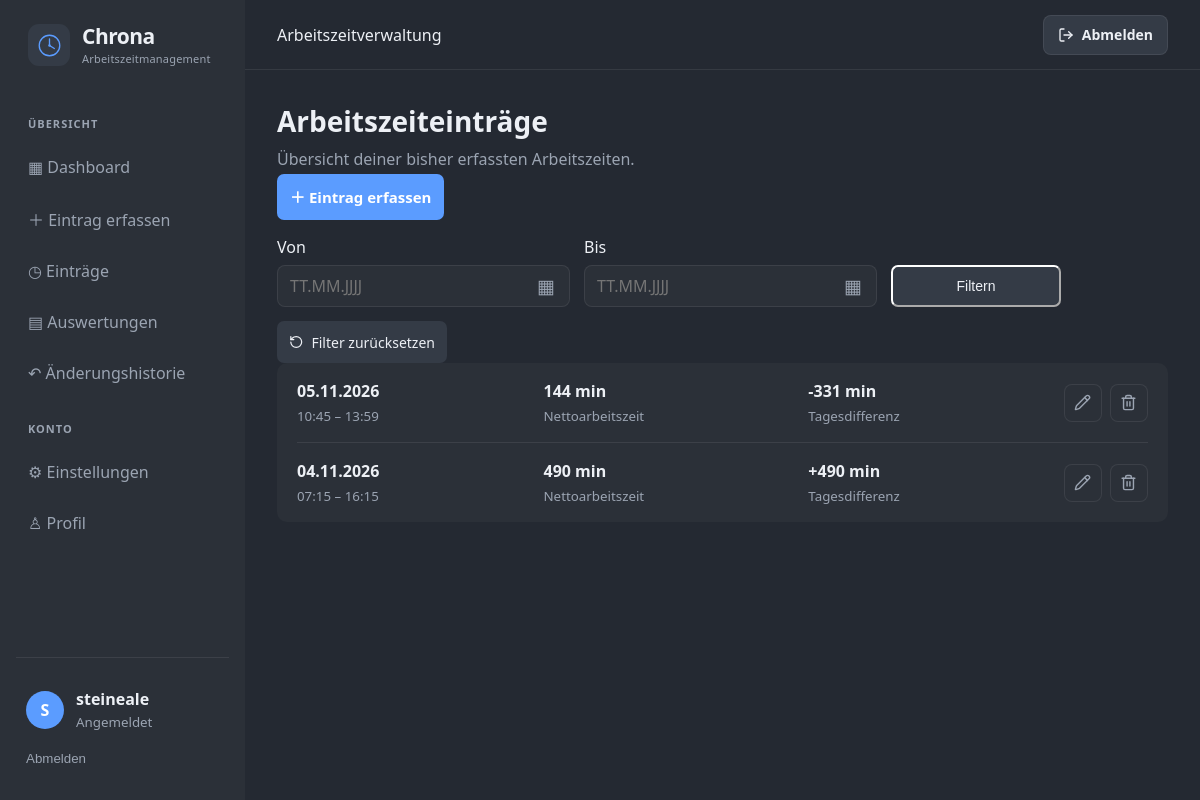
The app's page /eintraege/ (signed in), older data.
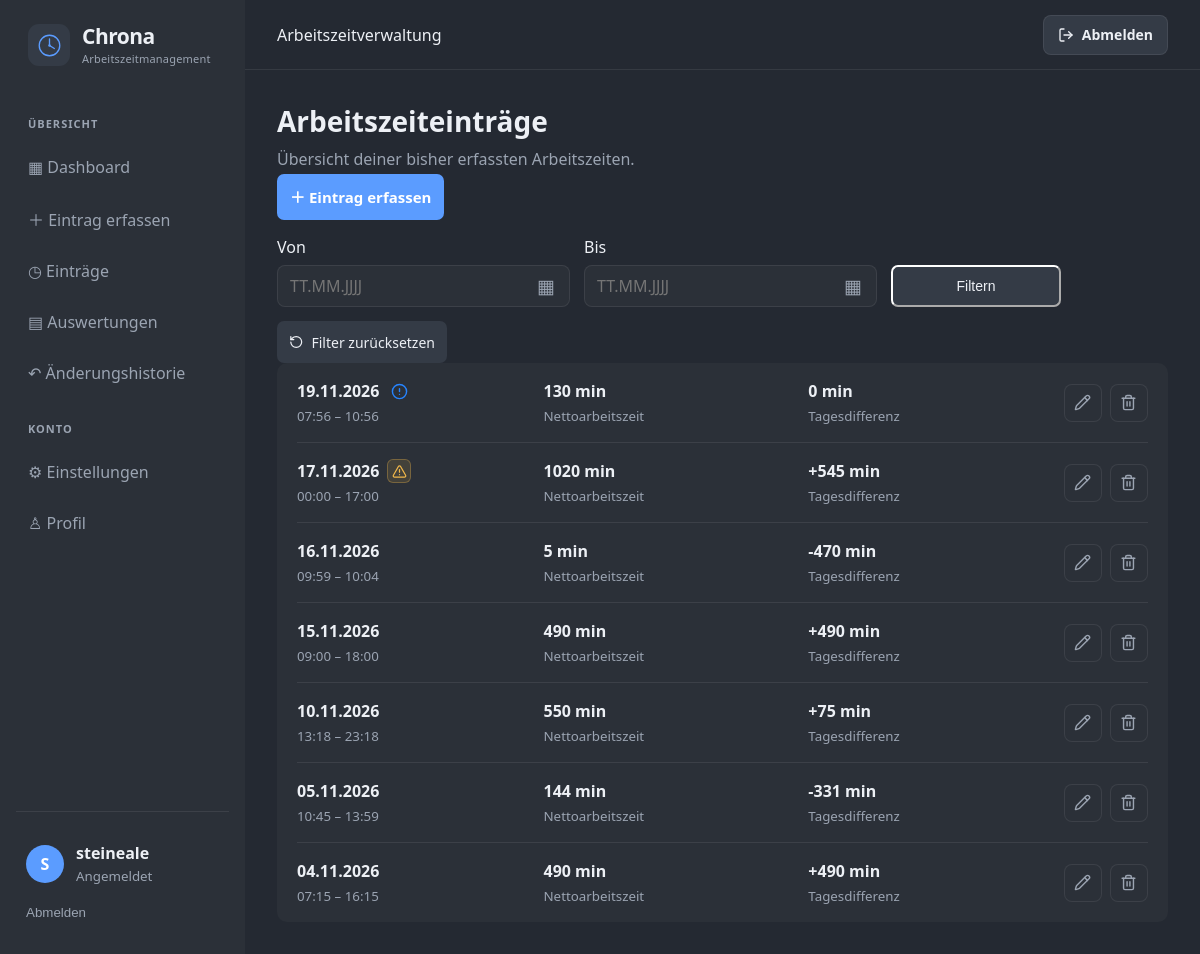
The same page, newer data.
### arbeitszeit/models.py (models this page shows, shortened)
class ArbeitszeitEintrag(models.Model):
    benutzer = models.ForeignKey(
        settings.AUTH_USER_MODEL,
        on_delete=models.CASCADE,
        related_name="arbeitszeit_eintraege",
    )
    datum = models.DateField()
    startzeit = models.TimeField()
    endzeit = models.TimeField()
    fruehstueckspause = models.PositiveIntegerField(default=20)
    mittagspause = models.PositiveIntegerField(default=30)
    arbeitsminuten = models.IntegerField(default=0)
    sollminuten = models.IntegerField(default=0)
    differenzminuten = models.IntegerField(default=0)
    azv = models.BooleanField(default=False)
    notizen = models.TextField(blank=True)
    erstellt_am = models.DateTimeField(auto_now_add=True)
    geaendert_am = models.DateTimeField(auto_now=True)
    class Meta:
        ordering = ["-datum"]
        constraints = [
            UniqueConstraint(
                fields=["benutzer", "datum"],
                name="eintrag_pro_benutzer_und_tag",
            )
        ]

### arbeitszeit/views.py (the view)
# urls.py: path("eintraege/", views.eintraege, name="eintraege"),
@login_required
def eintraege(request):
    queryset = ArbeitszeitEintrag.objects.filter(benutzer=request.user)
    filter_von = request.GET.get("von", "")
    filter_bis = request.GET.get("bis", "")
    if filter_von:
        try:
            queryset = queryset.filter(datum__gte=date.fromisoformat(filter_von))
        except ValueError:
            filter_von = ""
    if filter_bis:
        try:
            queryset = queryset.filter(datum__lte=date.fromisoformat(filter_bis))
        except ValueError:
            filter_bis = ""
    eintraege = list(queryset.order_by("-datum"))
    for eintrag in eintraege:
        eintrag.warnung_lange_arbeitszeit = zeitspanne_ueber_warnungsgrenze(
            eintrag.startzeit,
            eintrag.endzeit,
        )
    return render(
        request,
        "arbeitszeit/eintraege.html",
        {
            "eintraege": eintraege,
            "filter_von": filter_von,
            "filter_bis": filter_bis,
        },
    )

### arbeitszeit/context_processors.py (called while the page is built)
def user_theme(request):
    if request.user.is_authenticated:
        profil = getattr(request.user, "profil", None)
        if profil:
            return {
                "user_theme": profil.theme
            }
    return {
        "user_theme": "Dunkel"
    }

### arbeitszeit/views.py (called while the page is built)
def zeitspanne_ueber_warnungsgrenze(startzeit, endzeit):
    start = datetime.combine(date.min, startzeit)
    ende = datetime.combine(date.min, endzeit)
    return ende - start > WARNUNGS_GRENZE_ARBEITSZEIT

### arbeitszeit/templates/arbeitszeit/eintraege.html (shortened to what this page needs)
{% extends "arbeitszeit/base.html" %}
{% load static %}
{% block content %}
<div class="page-header">
    <div>
        <h1>Arbeitszeiteinträge</h1>
        <p>Übersicht deiner bisher erfassten Arbeitszeiten.</p>
    </div>
    <a href="{% url 'eintrag_erfassen' %}"
       class="primary-button entry-create-button">
        ＋ Eintrag erfassen
    </a>
</div>
<form method="get" class="filter-bar">
    <label for="filter-von">
        Von
        <input
            type="date"
            id="filter-von"
            name="von"
            value="{{ filter_von }}"
        >
    </label>
    <label for="filter-bis">
        Bis
        <input
            type="date"
            id="filter-bis"
            name="bis"
            value="{{ filter_bis }}"
        >
    </label>
    <button class="secondary-button" type="submit">
        Filtern
    </button>
    <a href="{% url 'eintraege' %}" class="secondary-button filter-reset-button">
        <i data-lucide="rotate-ccw"></i>
        Filter zurücksetzen
    </a>
</form>
<div class="entry-list">
    {% for eintrag in eintraege %}
        <article class="entry-row">
            <div class="entry-main">
                <div class="entry-date-line">
                    <strong>{{ eintrag.datum|date:"d.m.Y" }}</strong>
                    {% if eintrag.azv or eintrag.warnung_lange_arbeitszeit %}
                    <span class="entry-indicators">
                    {% if eintrag.azv %}
                        <span
                            class="azv-indicator"
                            role="img"
                            aria-label="AZV: Tagesdifferenz ±0; Zeitkonto bleibt unverändert."
                            title="AZV – Arbeitszeitverkürzung: Die Tagesdifferenz bleibt unabhängig von der Arbeitszeit bei ±0. Das Zeitkonto ändert sich dadurch nicht."
                        >
                            <i data-lucide="circle-alert" aria-hidden="true"></i>
                        </span>
                    {% endif %}
                    {% if eintrag.warnung_lange_arbeitszeit %}
                        <button
                            type="button"
                            class="duration-warning-icon duration-warning-trigger"
                            aria-label="Warnung: Arbeitszeit länger als empfohlen. Optionen öffnen"
                            title="Arbeitszeit länger als empfohlen. Optionen öffnen"
                            data-entry-date="{{ eintrag.datum|date:'d.m.Y' }}"
                            data-edit-url="{% url 'eintrag_bearbeiten' eintrag.id %}"
                            data-delete-url="{% url 'eintrag_loeschen' eintrag.id %}"
                        >
                            <i data-lucide="triangle-alert" aria-hidden="true"></i>
                        </button>
                    {% endif %}
                    </span>
                    {% endif %}
                </div>
                <small>
                    {{ eintrag.startzeit|time:"H:i" }}
                    – {{ eintrag.endzeit|time:"H:i" }}
                </small>
            </div>
            <div class="entry-work">
                <strong>{{ eintrag.arbeitsminuten }} min</strong>
                <small>Nettoarbeitszeit</small>
            </div>
            <div class="entry-balance">
                <strong>
                    {% if eintrag.differenzminuten > 0 %}+{% endif %}{{ eintrag.differenzminuten }} min
                </strong>
                <small>Tagesdifferenz</small>
            </div>
            <div class="entry-actions">
                <a
                    href="{% url 'eintrag_bearbeiten' eintrag.id %}"
                    class="icon-button edit-button"
                    title="Eintrag bearbeiten"
                    aria-label="Eintrag vom {{ eintrag.datum|date:'d.m.Y' }} bearbeiten"
                >
                    <i data-lucide="pencil"></i>
                </a>
                <form
                    method="post"
                    action="{% url 'eintrag_loeschen' eintrag.id %}"
                    onsubmit="return confirm('Diesen Eintrag wirklich löschen?');"
                >
                    <button
                        type="submit"
                        class="icon-button delete-button"
                        title="Eintrag löschen"
                        aria-label="Eintrag vom {{ eintrag.datum|date:'d.m.Y' }} löschen"
                    >
                        <i data-lucide="trash-2"></i>
                    </button>
                </form>
            </div>
        </article>
    {% endfor %}
</div>
{% endblock %}

### arbeitszeit/templates/arbeitszeit/base.html (shortened to what this page needs)
{% load static %}
<!DOCTYPE html>
<html lang="de" data-theme="{{ user_theme|default:'Dunkel' }}">
<head>
    <link rel="stylesheet" href="{% static 'arbeitszeit/style.css' %}">
</head>
<body>
{% if user.is_authenticated %}
<div class="app-layout">
    <aside class="sidebar">
        <a class="sidebar-brand" href="{% url 'dashboard' %}">
            <span class="brand-mark">
                <svg viewBox="0 0 48 48" aria-hidden="true">
                    <circle cx="24" cy="24" r="17"
                            fill="none"
                            stroke="currentColor"
                            stroke-width="2.2"/>
                    <path d="M24 13 V24 L32 29"
                        fill="none"
                        stroke="currentColor"
                        stroke-width="2.2"
                        stroke-linecap="round"
                        stroke-linejoin="round"/>
                    <circle cx="24" cy="24" r="2"
                            fill="currentColor"/>
                </svg>
            </span>
            <span class="brand-copy">
                <span class="brand-name">Chrona</span>
                <span class="brand-subtitle">Arbeitszeitmanagement</span>
            </span>
        </a>
        <nav class="sidebar-nav" id="sidebar-nav" aria-label="Hauptnavigation">
            <span class="nav-label">ÜBERSICHT</span>
            <a href="{% url 'dashboard' %}" class="nav-item">▦ Dashboard</a>
            <a href="{% url 'eintrag_erfassen' %}" class="nav-item">＋ Eintrag erfassen</a>
            <a href="{% url 'eintraege' %}" class="nav-item">◷ Einträge</a>
            <a href="{% url 'auswertungen' %}" class="nav-item">▤ Auswertungen</a>
            <a href="{% url 'historie' %}" class="nav-item">↶ Änderungshistorie</a>
            <span class="nav-label">KONTO</span>
            <a href="{% url 'einstellungen' %}" class="nav-item">⚙ Einstellungen</a>
            <a href="{% url 'profil' %}" class="nav-item">♙ Profil</a>
        </nav>
        <div class="sidebar-footer">
            <div class="user-info">
                <div class="user-avatar">{{ user.username|first|upper }}</div>
                <div><strong>{{ user.username }}</strong><small>Angemeldet</small></div>
            </div>
            <form method="post" action="{% url 'logout' %}">
                <button type="submit" class="logout-button">Abmelden</button>
            </form>
        </div>
    </aside>
    <main class="main-content">
        <header class="topbar">
            <span>Arbeitszeitverwaltung</span>
            <form
                method="post"
                action="{% url 'logout' %}"
                class="topbar-logout-form"
                onsubmit="return confirm('Möchtest du dich wirklich abmelden?');"
            >
                <button type="submit" class="topbar-logout-button">
                    <i data-lucide="log-out" aria-hidden="true"></i>
                    Abmelden
                </button>
            </form>
        </header>
        <section class="page-content">
            {% block content %}{% endblock %}
        </section>
    </main>
</div>
{% endif %}
</body>
</html>

Row changes from the older to the newer data that the page shows:
added ArbeitszeitEintrag: datum "19.11.2026", azv True (drawn), startzeit "07:56", endzeit "10:56", arbeitsminuten "130", differenzminuten "0"
added ArbeitszeitEintrag: datum "17.11.2026", startzeit "00:00", endzeit "17:00", arbeitsminuten "1020", differenzminuten "545"
added ArbeitszeitEintrag: datum "16.11.2026", startzeit "09:59", endzeit "10:04", arbeitsminuten "5", differenzminuten "-470"
added ArbeitszeitEintrag: datum "15.11.2026", startzeit "09:00", endzeit "18:00", arbeitsminuten "490", differenzminuten "490"
added ArbeitszeitEintrag: datum "10.11.2026", startzeit "13:18", endzeit "23:18", arbeitsminuten "550", differenzminuten "75"
